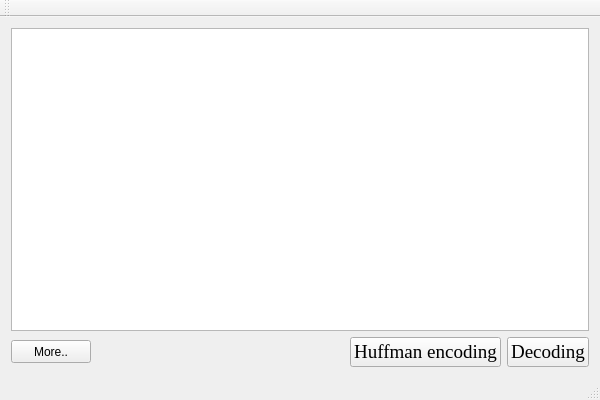
<?xml version="1.0" encoding="UTF-8"?>
<ui version="4.0">
 <class>Huffman_window</class>
 <widget class="QMainWindow" name="Huffman_window">
  <property name="geometry">
   <rect>
    <x>0</x>
    <y>0</y>
    <width>600</width>
    <height>400</height>
   </rect>
  </property>
  <property name="windowTitle">
   <string>Huffman Codec</string>
  </property>
  <widget class="QWidget" name="centralWidget">
   <layout class="QHBoxLayout" name="horizontalLayout_2">
    <item>
     <layout class="QVBoxLayout" name="verticalLayout">
      <item>
       <widget class="QTextBrowser" name="textBrowser"/>
      </item>
      <item>
       <layout class="QHBoxLayout" name="horizontalLayout">
        <item>
         <widget class="QPushButton" name="button_for_more">
          <property name="enabled">
           <bool>true</bool>
          </property>
          <property name="minimumSize">
           <size>
            <width>75</width>
            <height>23</height>
           </size>
          </property>
          <property name="text">
           <string>More..</string>
          </property>
         </widget>
        </item>
        <item>
         <spacer name="horizontalSpacer">
          <property name="orientation">
           <enum>Qt::Horizontal</enum>
          </property>
          <property name="sizeHint" stdset="0">
           <size>
            <width>40</width>
            <height>20</height>
           </size>
          </property>
         </spacer>
        </item>
        <item>
         <widget class="QPushButton" name="button_for_coding">
          <property name="font">
           <font>
            <family>Times New Roman</family>
            <pointsize>14</pointsize>
            <weight>50</weight>
            <bold>false</bold>
           </font>
          </property>
          <property name="text">
           <string>Huffman encoding</string>
          </property>
         </widget>
        </item>
        <item>
         <widget class="QPushButton" name="button_for_decoding">
          <property name="font">
           <font>
            <family>Times New Roman</family>
            <pointsize>14</pointsize>
            <weight>50</weight>
            <bold>false</bold>
           </font>
          </property>
          <property name="text">
           <string>Decoding</string>
          </property>
         </widget>
        </item>
       </layout>
      </item>
     </layout>
    </item>
   </layout>
  </widget>
  <widget class="QMenuBar" name="menuBar">
   <property name="geometry">
    <rect>
     <x>0</x>
     <y>0</y>
     <width>600</width>
     <height>23</height>
    </rect>
   </property>
  </widget>
  <widget class="QToolBar" name="mainToolBar">
   <attribute name="toolBarArea">
    <enum>TopToolBarArea</enum>
   </attribute>
   <attribute name="toolBarBreak">
    <bool>false</bool>
   </attribute>
  </widget>
  <widget class="QStatusBar" name="statusBar"/>
 </widget>
 <layoutdefault spacing="6" margin="11"/>
 <resources/>
 <connections/>
</ui>
